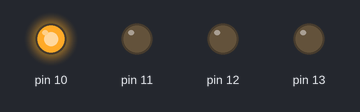
A sketch run on a simulated Arduino Uno, built with avr-gcc and run on an emulated ATmega328P. Shown: output pins drawn as LEDs (lit = HIGH).

Above: at 0.5 s.
At 3.5 s:
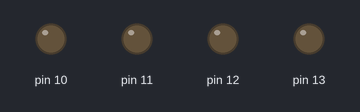
At 4.5 s:
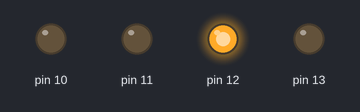
At 6.5 s:
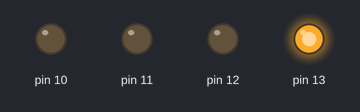
At 8.5 s:
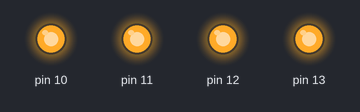
At 12.5 s:
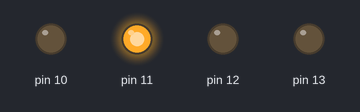
Timing chart, 0 to 13.0 s (numbered marks = the images above):
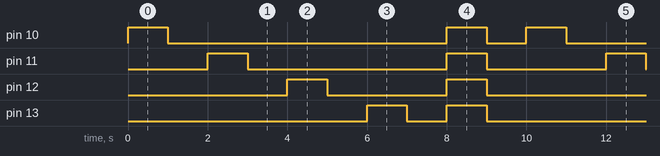

The sketch:

Iden_LED_Webcan_01.ino
```cpp
void setup() {
  // put your setup code here, to run once:

  pinMode(10,OUTPUT);
  pinMode(11, OUTPUT);
  pinMode(12,OUTPUT);
  pinMode(13,OUTPUT);


}

void loop() {
  // put your main code here, to run repeatedly:

  //Acendendo o LED vermelho por 250ms
  digitalWrite(10,HIGH);
  delay(1000);
  digitalWrite(10,LOW);
  delay(1000);

  //Acendendo o LED vermelho por 250ms
  digitalWrite(11,HIGH);
  delay(1000);
  digitalWrite(11,LOW);
  delay(1000);

  //Acendendo o Led amarelo por 250ms
  digitalWrite(12,HIGH);
  delay(1000);
  digitalWrite(12,LOW);
  delay(1000);

  //Acendendo o LED verde por 250ms
  digitalWrite(13,HIGH);
  delay(1000);
  digitalWrite(13,LOW);
  delay(1000);


  //Todos ao mesmo tempo
  digitalWrite(10,HIGH);
  digitalWrite(11,HIGH);
  digitalWrite(12,HIGH);
  digitalWrite(13,HIGH);
  delay(1000);

  digitalWrite(10,LOW);
  digitalWrite(11,LOW);
  digitalWrite(12,LOW);
  digitalWrite(13,LOW);
  delay(1000);


}
```

Measured:
- by itself, pin 10: repeats every 10.0 s: LOW 7.0 s, HIGH 1.0 s, LOW 1.0 s, HIGH 1.0 s
- by itself, pin 11: repeats every 10.0 s: LOW 5.0 s, HIGH 1.0 s, LOW 3.0 s, HIGH 1.0 s
- by itself, pin 12: repeats every 10.0 s: LOW 3.0 s, HIGH 1.0 s, LOW 5.0 s, HIGH 1.0 s
- by itself, pin 13: repeats every 10.0 s: LOW 1.0 s, HIGH 1.0 s, LOW 7.0 s, HIGH 1.0 s
